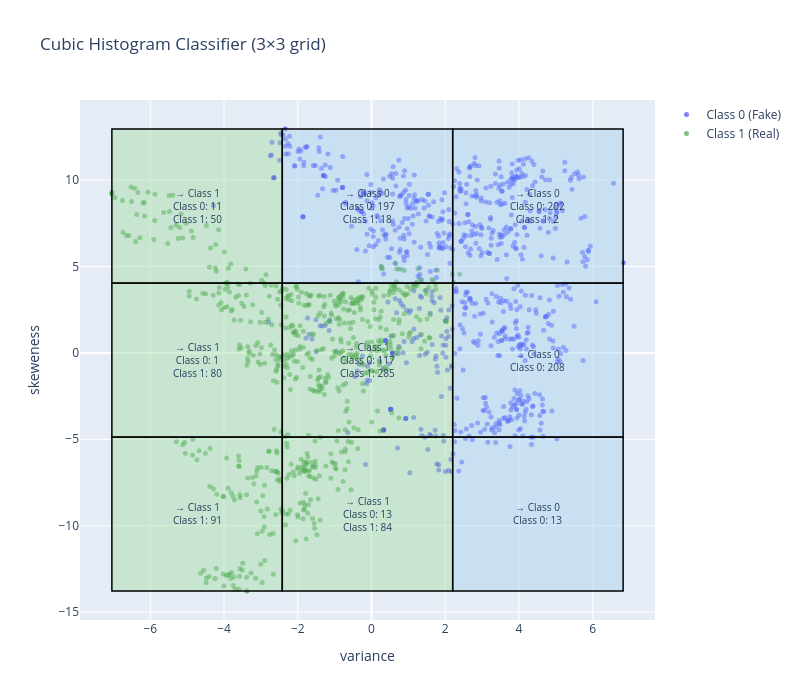

Notebook source saved alongside this figure:
### Code cell
# --- Load & label data ---
df = pd.read_csv(DATASETT_PATH, names=["variance", "skeweness", "curtosis", "entropy", "class"])

feat_x = "variance"
feat_y = "skeweness"
X = df[feat_x].values
Y = df[feat_y].values
labels = df["class"].values

N_BINS = 3

# --- Equal-width binning ---
x_edges = np.linspace(X.min(), X.max(), N_BINS + 1)
y_edges = np.linspace(Y.min(), Y.max(), N_BINS + 1)

x_bin = np.clip(np.digitize(X, x_edges) - 1, 0, N_BINS - 1)
y_bin = np.clip(np.digitize(Y, y_edges) - 1, 0, N_BINS - 1)

# --- Max-count class assignment per cell ---
cell_class = {}
cell_counts = {}

for i in range(N_BINS):
    for j in range(N_BINS):
        mask = (x_bin == i) & (y_bin == j)
        points_in_cell = labels[mask]
        if len(points_in_cell) > 0:
            majority = Counter(points_in_cell).most_common(1)[0][0]
            cell_class[(i, j)] = majority
            cell_counts[(i, j)] = Counter(points_in_cell)
        else:
            cell_class[(i, j)] = None

# --- Build Plotly figure ---
fig = go.Figure()

cell_colors = {0: "rgba(174, 214, 241, 0.5)", 1: "rgba(169, 223, 171, 0.5)", None: "rgba(240,240,240,0.3)"}

for i in range(N_BINS):
    for j in range(N_BINS):
        x0, x1 = x_edges[i], x_edges[i + 1]
        y0, y1 = y_edges[j], y_edges[j + 1]
        cls = cell_class[(i, j)]
        counts = cell_counts.get((i, j), {})
        count_str = "<br>".join([f"Class {k}: {v}" for k, v in sorted(counts.items())])
        hover = f"Cell ({i},{j})<br>Assigned: Class {cls}<br>{count_str}"

        # Filled rectangle as a scatter shape
        fig.add_shape(
            type="rect",
            x0=x0, x1=x1, y0=y0, y1=y1,
            fillcolor=cell_colors[cls],
            line=dict(color="black", width=1.5),
        )

        # Cell annotation
        label = f"→ Class {cls}<br>{count_str}" if cls is not None else "Empty"
        fig.add_annotation(
            x=(x0 + x1) / 2,
            y=(y0 + y1) / 2,
            text=label,
            showarrow=False,
            font=dict(size=10),
            align="center",
        )

        # Invisible scatter just for hover on cells
        fig.add_trace(go.Scatter(
            x=[(x0 + x1) / 2],
            y=[(y0 + y1) / 2],
            mode="markers",
            marker=dict(size=0.1, opacity=0),
            hovertemplate=hover + "<extra></extra>",
            showlegend=False,
        ))

# --- Scatter actual data points ---
class_styles = {
    0: dict(color="blue", name="Class 0 (Fake)"),
    1: dict(color="green", name="Class 1 (Real)"),
}

for cls, style in class_styles.items():
    mask = labels == cls
    fig.add_trace(go.Scatter(
        x=X[mask],
        y=Y[mask],
        mode="markers",
        marker=dict(color=style["color"], size=5, opacity=0.5),
        name=style["name"],
    ))

fig.update_layout(
    title="Cubic Histogram Classifier (3×3 grid)",
    xaxis_title=feat_x,
    yaxis_title=feat_y,
    legend=dict(x=1.02, y=1),
    width=800,
    height=700,
)

fig.show()

### Figure 1 — Plotly figure (JSON) as saved in the notebook; plotly's stock layout.template omitted (floating-point values rounded to 4 significant figures; data arrays with more than 128 entries replaced by an {"elided": "..."} marker saying what was removed)
{"data": [{"hovertemplate": "Cell (0,0)<br>Assigned: Class 1<br>Class 1: 91<extra></extra>", "marker": {"opacity": 0, "size": 0.1}, "mode": "markers", "showlegend": false, "type": "scatter", "x": [-4.731], "y": [-9.319]}, {"hovertemplate": "Cell (0,1)<br>Assigned: Class 1<br>Class 0: 1<br>Class 1: 80<extra></extra>", "marker": {"opacity": 0, "size": 0.1}, "mode": "markers", "showlegend": false, "type": "scatter", "x": [-4.731], "y": [-0.4107]}, {"hovertemplate": "Cell (0,2)<br>Assigned: Class 1<br>Class 0: 11<br>Class 1: 50<extra></extra>", "marker": {"opacity": 0, "size": 0.1}, "mode": "markers", "showlegend": false, "type": "scatter", "x": [-4.731], "y": [8.497]}, {"hovertemplate": "Cell (1,0)<br>Assigned: Class 1<br>Class 0: 13<br>Class 1: 84<extra></extra>", "marker": {"opacity": 0, "size": 0.1}, "mode": "markers", "showlegend": false, "type": "scatter", "x": [-0.1086], "y": [-9.319]}, {"hovertemplate": "Cell (1,1)<br>Assigned: Class 1<br>Class 0: 117<br>Class 1: 285<extra></extra>", "marker": {"opacity": 0, "size": 0.1}, "mode": "markers", "showlegend": false, "type": "scatter", "x": [-0.1086], "y": [-0.4107]}, {"hovertemplate": "Cell (1,2)<br>Assigned: Class 0<br>Class 0: 197<br>Class 1: 18<extra></extra>", "marker": {"opacity": 0, "size": 0.1}, "mode": "markers", "showlegend": false, "type": "scatter", "x": [-0.1086], "y": [8.497]}, {"hovertemplate": "Cell (2,0)<br>Assigned: Class 0<br>Class 0: 13<extra></extra>", "marker": {"opacity": 0, "size": 0.1}, "mode": "markers", "showlegend": false, "type": "scatter", "x": [4.514], "y": [-9.319]}, {"hovertemplate": "Cell (2,1)<br>Assigned: Class 0<br>Class 0: 208<extra></extra>", "marker": {"opacity": 0, "size": 0.1}, "mode": "markers", "showlegend": false, "type": "scatter", "x": [4.514], "y": [-0.4107]}, {"hovertemplate": "Cell (2,2)<br>Assigned: Class 0<br>Class 0: 202<br>Class 1: 2<extra></extra>", "marker": {"opacity": 0, "size": 0.1}, "mode": "markers", "showlegend": false, "type": "scatter", "x": [4.514], "y": [8.497]}, {"marker": {"color": "blue", "opacity": 0.5, "size": 5}, "mode": "markers", "name": "Class 0 (Fake)", "type": "scatter", "x": {"elided": "762 float values"}, "y": {"elided": "762 float values"}}, {"marker": {"color": "green", "opacity": 0.5, "size": 5}, "mode": "markers", "name": "Class 1 (Real)", "type": "scatter", "x": {"elided": "610 float values"}, "y": {"elided": "610 float values"}}], "layout": {"annotations": [{"align": "center", "font": {"size": 10}, "showarrow": false, "text": "→ Class 1<br>Class 1: 91", "x": -4.731, "y": -9.319}, {"align": "center", "font": {"size": 10}, "showarrow": false, "text": "→ Class 1<br>Class 0: 1<br>Class 1: 80", "x": -4.731, "y": -0.4107}, {"align": "center", "font": {"size": 10}, "showarrow": false, "text": "→ Class 1<br>Class 0: 11<br>Class 1: 50", "x": -4.731, "y": 8.497}, {"align": "center", "font": {"size": 10}, "showarrow": false, "text": "→ Class 1<br>Class 0: 13<br>Class 1: 84", "x": -0.1086, "y": -9.319}, {"align": "center", "font": {"size": 10}, "showarrow": false, "text": "→ Class 1<br>Class 0: 117<br>Class 1: 285", "x": -0.1086, "y": -0.4107}, {"align": "center", "font": {"size": 10}, "showarrow": false, "text": "→ Class 0<br>Class 0: 197<br>Class 1: 18", "x": -0.1086, "y": 8.497}, {"align": "center", "font": {"size": 10}, "showarrow": false, "text": "→ Class 0<br>Class 0: 13", "x": 4.514, "y": -9.319}, {"align": "center", "font": {"size": 10}, "showarrow": false, "text": "→ Class 0<br>Class 0: 208", "x": 4.514, "y": -0.4107}, {"align": "center", "font": {"size": 10}, "showarrow": false, "text": "→ Class 0<br>Class 0: 202<br>Class 1: 2", "x": 4.514, "y": 8.497}], "height": 700, "legend": {"x": 1.02, "y": 1}, "shapes": [{"fillcolor": "rgba(169, 223, 171, 0.5)", "line": {"color": "black", "width": 1.5}, "type": "rect", "x0": -7.042, "x1": -2.42, "y0": -13.77, "y1": -4.865}, {"fillcolor": "rgba(169, 223, 171, 0.5)", "line": {"color": "black", "width": 1.5}, "type": "rect", "x0": -7.042, "x1": -2.42, "y0": -4.865, "y1": 4.043}, {"fillcolor": "rgba(169, 223, 171, 0.5)", "line": {"color": "black", "width": 1.5}, "type": "rect", "x0": -7.042, "x1": -2.42, "y0": 4.043, "y1": 12.95}, {"fillcolor": "rgba(169, 223, 171, 0.5)", "line": {"color": "black", "width": 1.5}, "type": "rect", "x0": -2.42, "x1": 2.203, "y0": -13.77, "y1": -4.865}, {"fillcolor": "rgba(169, 223, 171, 0.5)", "line": {"color": "black", "width": 1.5}, "type": "rect", "x0": -2.42, "x1": 2.203, "y0": -4.865, "y1": 4.043}, {"fillcolor": "rgba(174, 214, 241, 0.5)", "line": {"color": "black", "width": 1.5}, "type": "rect", "x0": -2.42, "x1": 2.203, "y0": 4.043, "y1": 12.95}, {"fillcolor": "rgba(174, 214, 241, 0.5)", "line": {"color": "black", "width": 1.5}, "type": "rect", "x0": 2.203, "x1": 6.825, "y0": -13.77, "y1": -4.865}, {"fillcolor": "rgba(174, 214, 241, 0.5)", "line": {"color": "black", "width": 1.5}, "type": "rect", "x0": 2.203, "x1": 6.825, "y0": -4.865, "y1": 4.043}, {"fillcolor": "rgba(174, 214, 241, 0.5)", "line": {"color": "black", "width": 1.5}, "type": "rect", "x0": 2.203, "x1": 6.825, "y0": 4.043, "y1": 12.95}], "title": {"text": "Cubic Histogram Classifier (3×3 grid)"}, "width": 800, "xaxis": {"title": {"text": "variance"}}, "yaxis": {"title": {"text": "skeweness"}}}}
